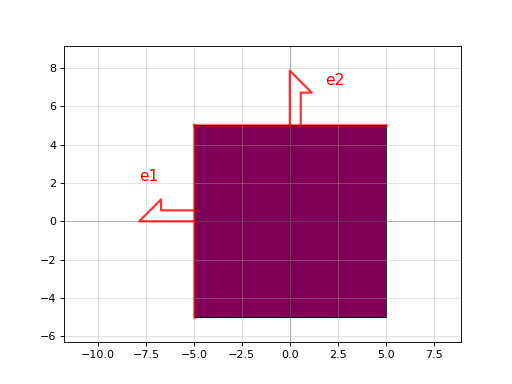

Write Python code to recreate this figure.
import gdsfactory as gf

c = gf.components.wire_corner()
c.plot()
